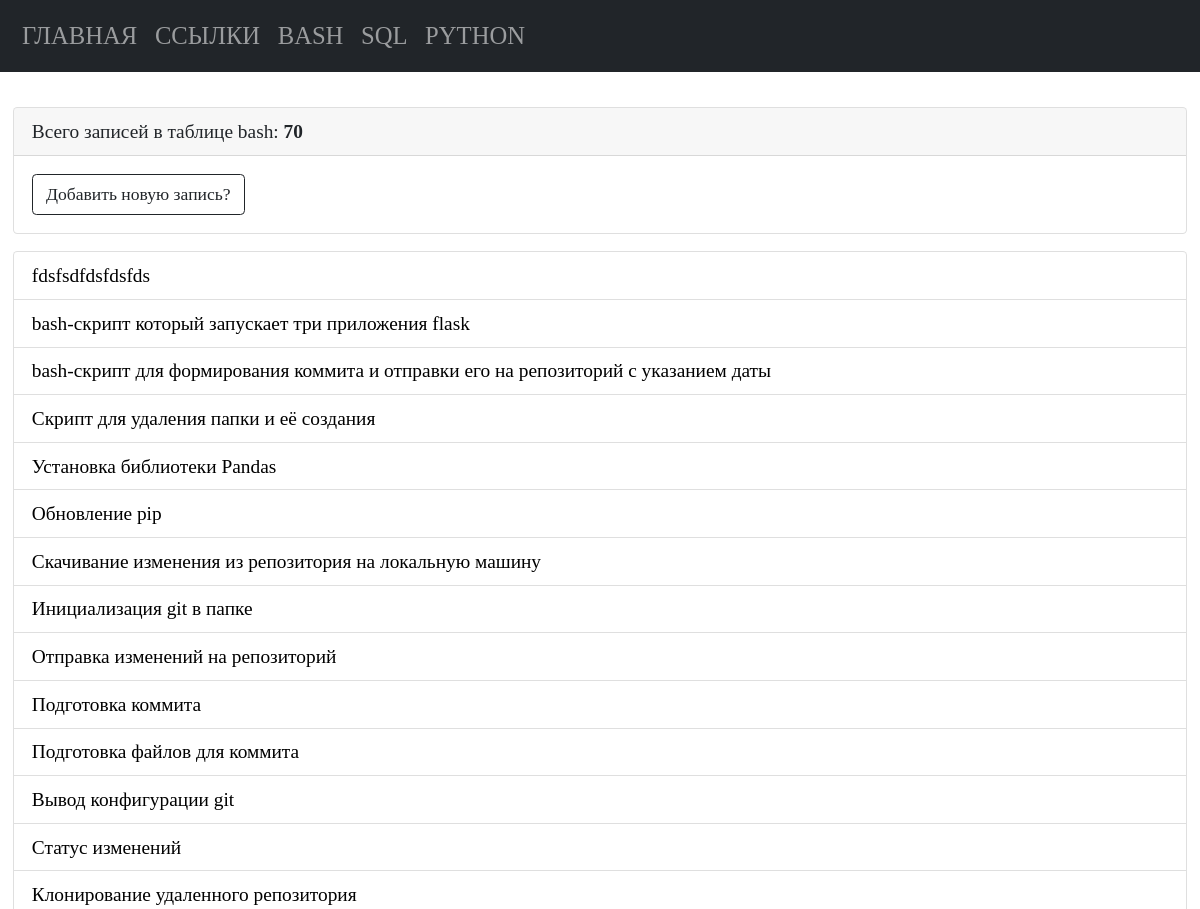
The app's page /bash (upper part), older data.
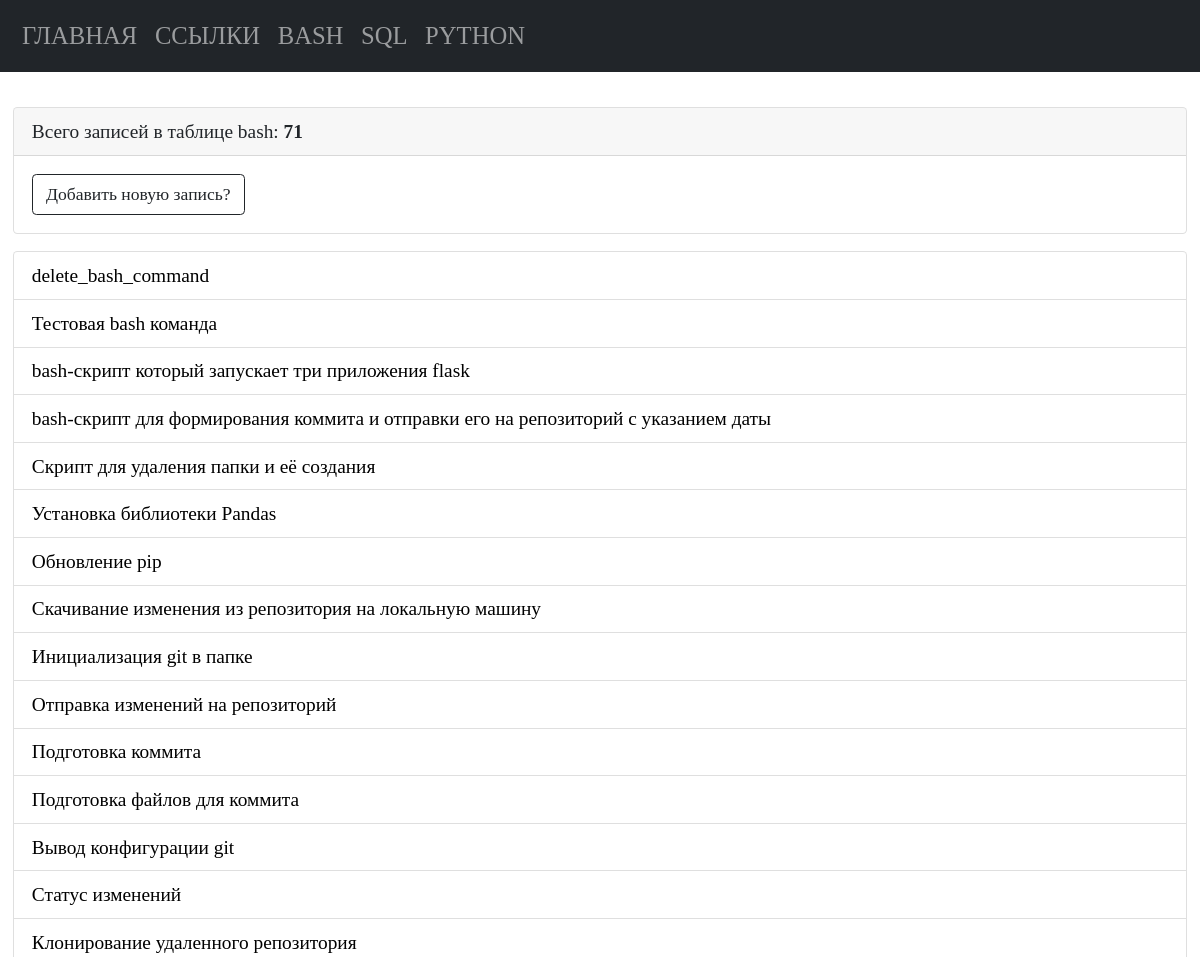
The same page, newer data.
### tables this page shows
CREATE TABLE "bash" (
    bash_id INTEGER PRIMARY KEY AUTOINCREMENT,
    bash_command TEXT NOT NULL,
    bash_name TEXT NOT NULL
  );

### app.py (the view)
@app.route("/bash")
def bash_list_commands():
    conn = connect.get_db_connection()
    cur = conn.cursor()
    bash_list_count = cur.execute("SELECT COUNT(*) FROM bash")
    bash_list_count_print = bash_list_count.fetchone()
    bash_list_count_print_int = int(bash_list_count_print[0])
    bash_list = conn.execute("SELECT * FROM bash ORDER BY 1 DESC").fetchall()
    conn.close()
    return render_template("bash/bash_list_commands.html",
                           bash_list=bash_list,
                           bash_list_count_print_int=bash_list_count_print_int,
                           )

### modules/connect.py (called while the page is built)
def get_db_connection():
    db_path = os.path.join(BASE_DIR, '../database.db')
    conn = sqlite3.connect(db_path)
    conn.row_factory = sqlite3.Row
    return conn

### templates/bash/bash_list_commands.html
{% extends "base.html" %} {% block title %}Команды bash{% endblock %} {% block content %}
<div class="card mb-3">
   <div class="card-header">
      Всего записей в таблице bash: <b>{{ bash_list_count_print_int }}</b>
   </div>
   <div class="card-body">
      <p class="card-text">
         <a href="{{ url_for('add_bash_command') }}" class="btn btn-outline-dark">Добавить новую запись?</a>
      </p>
   </div>
</div>
<ul class="list-group">
   {% for bash_list in bash_list %}
   <li class="list-group-item"><a href="{{ url_for('get_post_bash_command', bash_id=bash_list['bash_id']) }}">{{
         bash_list['bash_name'] }}</a></li>
   {% endfor %}
</ul>
{% endblock %}

Row changes from the older to the newer data that the page shows:
removed bash: bash_name "fdsfsdfdsfdsfds"
added bash: bash_name "delete_bash_command"
added bash: bash_name "Тестовая bash команда"
Text that changed along with them:
{{ bash_list_count_print_int }}: "70" → "71"
